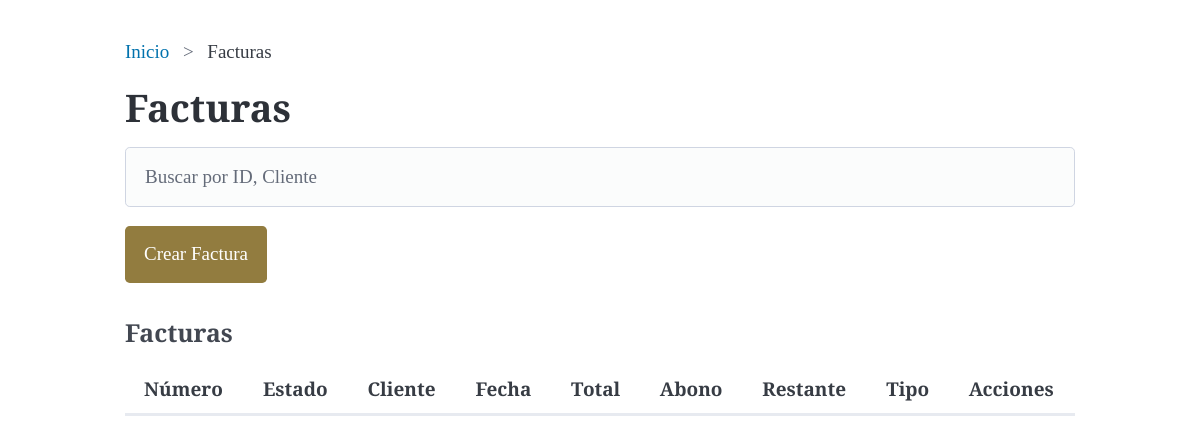
Page /invoices/invoices_list/ on the earlier database version.
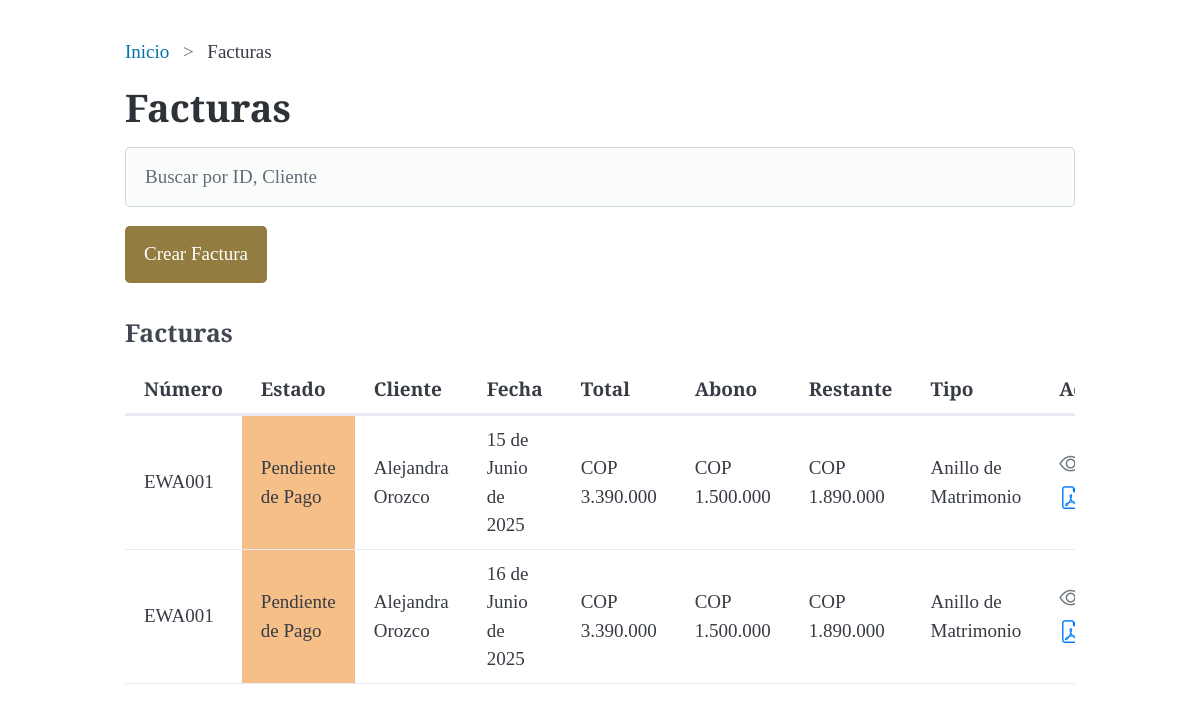
Same page on the later database version.
### invoices/models.py (models this page shows, shortened)
class Invoice(models.Model):
    def generate_invoice_number():
        last_invoice = Invoice.objects.all().aggregate(Max('id'))['id__max']
        next_number = 1 if last_invoice is None else last_invoice + 1
        return f'EWA_INV{next_number:03d}'
    client = models.ForeignKey(Client, on_delete=models.DO_NOTHING, null=True, blank=True)
    invoice_number = models.CharField(max_length=100, null=True, blank=True, default=generate_invoice_number)
    invoice_type = models.CharField(max_length=100, null=True, blank=True)
    invoice_date = models.DateField(null=False, blank=False, default=timezone.now)
    INVOICE_STATUS_CHOICES = [
        ('Pendiente de Pago', 'Pendiente de Pago'),
        ('Pagado', 'Pagado'),
        ('Cancelado', 'Cancelado'),
    ]
    invoice_status = models.CharField(max_length=100, null=True, blank=True, choices=INVOICE_STATUS_CHOICES, default='Pendiente de Pago')
    observation = models.TextField(null=True, blank=True)
    invoice_quantity = models.IntegerField(null=True, blank=True)
    invoice_total = models.DecimalField(max_digits=10, decimal_places=2, null=True, blank=True)
    invoice_balance = models.DecimalField(max_digits=10, decimal_places=2, null=True, blank=True)
    additional_notes = models.TextField(null=True, blank=True)
    created_at = models.DateTimeField(auto_now_add=True)

### clients/models.py (models this page shows, shortened)
class Client(models.Model):
    created_at = models.DateTimeField(auto_now_add=True, null=True, blank=True)
    name = models.CharField(max_length=100, null=False, blank=False, validators=[MinLengthValidator(3)])
    email = models.EmailField(null=True, blank=True, validators=[EmailValidator])
    phone = models.CharField(max_length=15, null=True, blank=True, validators=[MinLengthValidator(10), RegexValidator(r'^\d{10}$')])
    address = models.TextField(max_length=255, null=True, blank=True)
    DOCUMENT_TYPE_CHOICES = [
        ('CC', 'Cédula de Ciudadanía'),
        ('TI', 'Tarjeta de Identidad'),
        ('CE', 'Cédula de Extranjería'),
        ('NIT', 'Número de Identificación Tributaria'),
        ('PAS', 'Pasaporte'),
    ]
    document_type = models.CharField(max_length=100, null=True, blank=True, choices=DOCUMENT_TYPE_CHOICES)
    document_number = models.CharField(max_length=100, null=True, blank=True, validators=[RegexValidator(r'^\d{10}$')])

### invoices/views.py (the view)
# urls.py: path('invoices_list/', views.InvoicesListView.as_view(), name='invoices_list'),
class InvoicesListView(View):
    def get(self, request):
        invoices = Invoice.objects.all()
        for invoice in invoices:
            invoice.restante = invoice.invoice_total - invoice.invoice_balance
        context = {
            'invoices': invoices,
        }
        return render(request, 'invoices/invoices_list.html', context)

### invoices/templates/invoices/invoices_list.html (shortened to what this page needs)
{% extends "base.html" %}
{% load static %}
{% block breadcrumb %}
<nav aria-label="breadcrumb">
    <ul>
       <li><a href="{% url 'dashboard:dashboard' %}">Inicio</a></li>
       <li>Facturas</li>
    </ul>
  </nav>
{% endblock %}
{% block content %}
<h1>Facturas</h1>
{% include "includes/search.html" %}
<button onclick="window.location.href='{% url 'invoices:invoices_create' %}'">Crear Factura</button>
<div class="space-between">
<h3>Facturas</h3>
<div class="overflow-auto">
<table>
    <thead>
        <tr>
            <th>Número</th>
            <th>Estado</th>
            <th>Cliente</th>
            <th>Fecha</th>
            <th>Total</th>
            <th>Abono</th>
            <th>Restante</th>
            <th>Tipo</th>
            <th>Acciones</th>
        </tr>
    </thead>
    <tbody>
        {% for invoice in invoices %}
            <tr>
                <td>{{ invoice.invoice_number }}</td>
                <td style="background-color: {% if invoice.invoice_status == 'Pendiente de Pago' %}#f6bf88{% elif invoice.invoice_status == 'Pagado' %}#d1f688{% else %}#f68888{% endif %};">
                    {{ invoice.invoice_status }}</td>
                <td>{{ invoice.client.name }}</td>
                <td>{{ invoice.invoice_date }}</td>
                <td>COP {{ invoice.invoice_total|floatformat:0 }}</td>
                <td>COP {{ invoice.invoice_balance|floatformat:0 }}</td>
                <td>COP {{ invoice.restante|floatformat:0 }}</td>
                <td>{{ invoice.invoice_type }}</td>
                <td>
                    <a class="observation-option" href="{% url 'invoices:invoices_detail' invoice.id %}">
                        <i class="bi bi-eye"></i>
                    </a>
                    <a class="generate-option" href="{% url 'invoices:generate_pdf_item' invoice.id %}" target="_blank">
                        <i class="bi bi-file-earmark-pdf"></i>
                    </a>
                </td>
            </tr>
        {% endfor %}
    </tbody>
  </table>
</div>
</div>
{% endblock %}

Differences in the rows shown:
added Invoice: invoice_number "EWA001", invoice_status "Pendiente de Pago", client.name "Alejandra Orozco", invoice_date "15 de Junio de 2025", invoice_total "3.390.000", invoice_balance "1.500.000", restante "1.890.000", invoice_type "Anillo de Matrimonio"
added Invoice: invoice_number "EWA001", invoice_status "Pendiente de Pago", client.name "Alejandra Orozco", invoice_date "16 de Junio de 2025", invoice_total "3.390.000", invoice_balance "1.500.000", restante "1.890.000", invoice_type "Anillo de Matrimonio"
